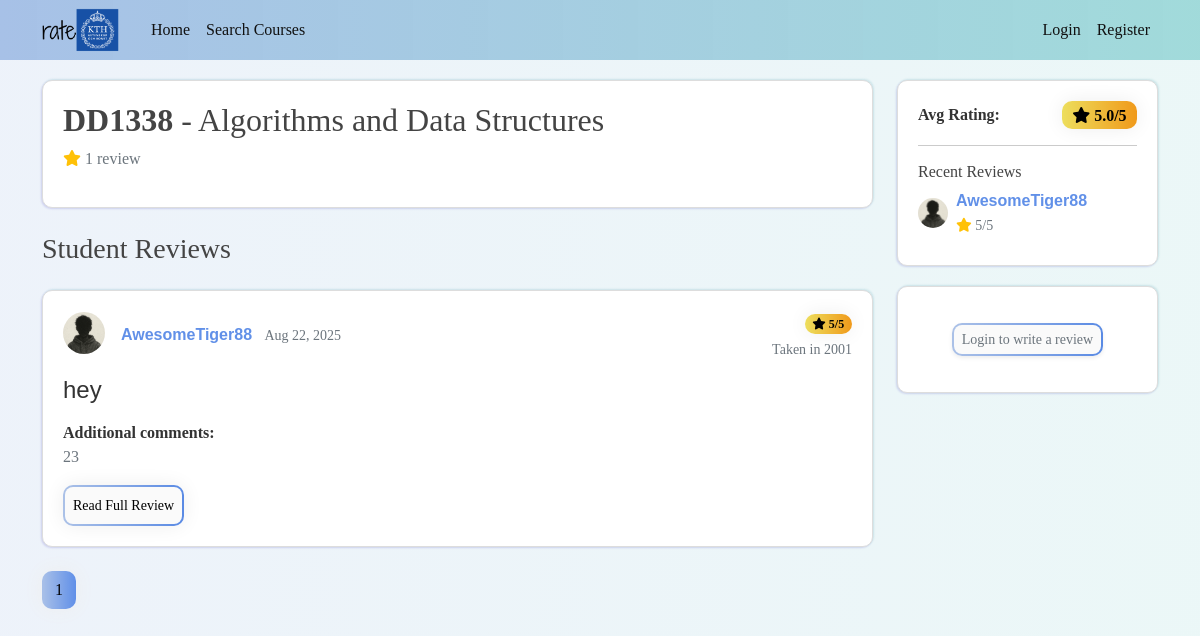
Page /courses/course/3 on the committed database.
### flasknetwork/models.py (models this page shows, shortened)
class Course(db.Model):
    id = db.Column(db.Integer, primary_key=True)
    name = db.Column(db.String(100), nullable=False, index=True)
    code = db.Column(db.String(20), unique=True, nullable=False, index=True)
    def get_average_rating(self):
        result = db.session.query(db.func.avg(Post.rating)).filter_by(course_id=self.id).scalar()
        return result if result is not None else None

class Post(db.Model):
    id = db.Column(db.Integer, primary_key=True)
    title = db.Column(db.String(100), nullable=False)
    date_posted = db.Column(db.DateTime, nullable=False, default=datetime.utcnow)
    year_taken = db.Column(db.Integer, nullable=False)  # e.g., 2023
    rating = db.Column(db.Integer, nullable=False)  # e.g., 1-5
    answer_q1 = db.Column(db.Text, nullable=True)
    answer_q2 = db.Column(db.Text, nullable=True)
    answer_q3 = db.Column(db.Text, nullable=True)
    answer_q4 = db.Column(db.Text, nullable=True)
    answer_q5 = db.Column(db.Text, nullable=True)
    answer_q6 = db.Column(db.Text, nullable=True)
    user_id = db.Column(db.Integer, db.ForeignKey('user.id'), nullable=False)
    course_id = db.Column(db.Integer, db.ForeignKey('course.id'), nullable=False)
    __table_args__ = (db.UniqueConstraint('user_id', 'course_id', name='one_review_per_course'),)
    course = db.relationship('Course', backref='reviews')

class User(db.Model, UserMixin): # the *table* name is 'user' by default, not 'User'
    id = db.Column(db.Integer, primary_key=True)
    username = db.Column(db.String(20), unique=True, nullable=False)
    email = db.Column(db.String(120), unique=True, nullable=False)
    image_file = db.Column(db.String(20), nullable=False, default='default1.png')
    password = db.Column(db.String(60), nullable=False)
    posts = db.relationship('Post', backref='author', lazy=True)
    email_verified = db.Column(db.Boolean, nullable=False, default=False)
    program_id = db.Column(db.Integer, db.ForeignKey('program.id'), nullable=False)
    program = db.relationship('Program', backref='students')

### flasknetwork/courses/routes.py (the view)
@courses.route('/course/<int:course_id>')
def course_detail(course_id):
    try:
        page = request.args.get('page', 1, type=int)
        course = Course.query.get_or_404(course_id)
        reviews = Post.query.filter_by(course=course).order_by(Post.date_posted.desc()).paginate(
            page=page, per_page=5
        )
        avg_rating = course.get_average_rating()
        auth_can_review = (
            current_user.is_authenticated and current_user.can_review(course)
        )
        auth_but_cannot_review = (
            current_user.is_authenticated and not current_user.can_review(course)
        )
        return render_template('courses/detail.html',
                             title=f'{course.code} - {course.name}',
                             course=course,
                             reviews=reviews,
                             avg_rating=avg_rating,
                             auth_can_review=auth_can_review,
                             auth_but_cannot_review=auth_but_cannot_review)
    except SQLAlchemyError as e:
        current_app.logger.error(f"Database error loading course {course_id}: {str(e)}")
        return render_template('errors/500.html'), 500

### flasknetwork/templates/courses/detail.html (shortened to what this page needs)
{% extends "layout.html" %}
{% block content %}
<div class="row">
    <div class="col-lg-9">
        <div class="content-section mb-4">
            <div class="d-flex align-items-start">
                <div class="flex-grow-1">
                    <h2 class="mb-2"><b>{{ course.code }}</b> - {{ course.name }}</h2>
                    <p class="text-muted mb-3">
                        <i class="fas fa-star text-warning"></i>
                        {% if reviews.total == 0 %}
                            No reviews yet
                        {% elif reviews.total == 1 %}
                            1 review
                        {% else %}
                            {{ reviews.total }} reviews
                        {% endif %}
                    </p>
                </div>
            </div>
        </div>
        {% if reviews.items %}
            <h3 class="mb-4">Student Reviews</h3>
            {% for review in reviews.items %}
                <article class="content-section mb-4">
                    <div class="d-flex align-items-center mb-3">
                        <img class="rounded-circle review-img me-3"
                             src="{{ url_for('static', filename='profile_pics/' + review.author.image_file) }}"
                             alt="{{ review.author.username }}'s profile picture">
                        <div class="flex-grow-1">
                            <div class="d-flex justify-content-between align-items-center">
                                <div>
                                    <a class="author-link fw-bold" href="{{ url_for('users.user_posts', username=review.author.username) }}">
                                        {{ review.author.username }}
                                    </a>
                                    <small class="text-muted d-block d-md-inline ms-0 ms-md-2">{{ review.date_posted.strftime('%b %d, %Y') }}</small>
                                </div>
                                <div class="text-end">
                                    <span class="badge gradient-anim gradient-anim--yellow">
                                        <i class="fas fa-star"></i> {{ review.rating }}/5
                                    </span>
                                    <small class="text-muted d-block mt-1">Taken in {{ review.year_taken }}</small>
                                </div>
                            </div>
                        </div>
                    </div>
                    <h4 class="mb-3">
                        <a class="review-title course-link" href="{{ url_for('posts.post', post_id=review.id) }}">
                            {{ review.title }}
                        </a>
                    </h4>
                    <div class="review-questions">
                        {% if review.answer_q2 %}
                            <div class="mb-2">
                                <strong>Additional comments:</strong>
                                <p class="text-muted mb-1">{{ review.answer_q2 }}</p>
                            </div>
                        {% endif %}
                    </div>
                    <div class="mt-3">
                        <a href="{{ url_for('posts.post', post_id=review.id) }}" class="btn btn-sm gradient-anim-outline p-2">
                            Read Full Review
                        </a>
                    </div>
                </article>
            {% endfor %}
            {% for page_num in reviews.iter_pages(left_edge=1, right_edge=1, left_current=1, right_current=1) %}
                {% if page_num %}
                    {% if reviews.page == page_num %}
                        <a class="btn gradient-anim mb-4" href="{{ url_for('courses.course_detail', course_id=course.id, page=page_num) }}">{{ page_num }}</a>
                    {% else %}
                        <a class="btn gradient-anim-outline mb-4" href="{{ url_for('courses.course_detail', course_id=course.id, page=page_num) }}">{{ page_num }}</a>
                    {% endif %}
                {% else %}
                    ...
                {% endif %}
            {% endfor %}
        {% endif %}
    </div>
    <div class="col-lg-3 d-none d-md-block">
        {% if reviews.items %}
            <div class="content-section">
                <div class="d-flex align-items-center justify-content-between mb-3">
                    <span class="fw-bold">Avg Rating: </span>
                    <span class="gradient-anim gradient-anim--yellow badge fs-6 ms-2">
                        <i class="fas fa-star"></i> {{ "%.1f"|format(avg_rating) }}/5
                    </span>
                </div>
                <hr>
                <h6 class="mt-3">Recent Reviews</h6>
                {% for review in reviews.items[:3] %}
                    <div class="d-flex align-items-center mb-2">
                        <img class="rounded-circle"
                             src="{{ url_for('static', filename='profile_pics/' + review.author.image_file) }}"
                             alt="Profile" style="width: 30px; height: 30px;">
                        <div class="ms-2 flex-grow-1">
                            <a class="d-block fw-bold author-link"
                            href="{{ url_for('users.user_posts', username=review.author.username) }}">
                            {{ review.author.username }}
                            </a>
                            <small class="text-muted">
                                <i class="fas fa-star text-warning"></i> {{ review.rating }}/5
                            </small>
                        </div>
                    </div>
                {% endfor %}
            </div>
        {% else %}
            <div class="content-section text-center">
                <p class="text-muted">No reviews available to display.</p>
            </div>
        {% endif %}
        {% if auth_can_review %}
            <div class="content-section">
                <div class="text-center">
                    <a href="{{ url_for('posts.new_post') }}?course_id={{ course.id }}" class="btn gradient-anim gradient-shadow my-2 btn-sm">
                        <i class="fas fa-edit"></i> Review this Course
                    </a>
                </div>
            </div>
        {% elif auth_but_cannot_review %}
            <div class="content-section">
                <div class="text-center">
                    <small class="text-muted">You can't review this course because it's not in your program :/</small>
                </div>
            </div>
        {% else %}
            <div class="content-section">
                <div class="text-center">
                    <a href="{{ url_for('users.login', next=request.url) }}" class="btn gradient-anim-outline btn-sm shadow-sm my-3 text-muted">
                        Login to write a review
                    </a>
                </div>
            </div>
        {% endif %}
    </div>
</div>
{% endblock content %}

### flasknetwork/static/css/main.css (style rules this page uses)
body { background: linear-gradient(to right, rgba(167, 193, 231, 0.2), rgba(156, 216, 216, 0.2)); color: #333333; margin-top: 5rem; font-family: Georgia, 'Times New Roman', Times, serif; }
h1, h2, h3, h4, h5, h6 { color: #444444; }
.content-section { background: #ffffff; padding: 20px 20px; border: 1px solid #dddddd; border-radius: 10px; margin-bottom: 20px; box-shadow: -1px 1px 2px 0 rgba(32, 18, 183, 0.15), 1px -1px 2px 0 rgba(30, 132, 157, 0.15); }
a.review-title, a.author-link { text-decoration: none; }
a.author-link { color:#6190e8; font-family: 'Franklin Gothic Medium', 'Arial Narrow', Arial, sans-serif; transition: color 0.2s ease-in-out; }
.review-title { color: #333333; word-wrap: break-word; word-break: break-word; hyphens: auto; font-family: 'Franklin Gothic Medium', 'Arial Narrow', Arial, sans-serif; }
.review-questions p { white-space: pre-line; }
.review-img { height: 42px; width: 42px; margin-right: 6px; margin-bottom: 4px; vertical-align: middle; }
.gradient-anim { background: linear-gradient(to right, #a7bfe8 0%, #6190e8 51%, #a7bfe8 100%); box-shadow: 0 0 20px #eee; text-align: center; border-radius: 10px; background-size: 200% auto; background-position: left center; transition: background-position 0.5s ease; color: #000000; }
.gradient-anim-outline { display: inline-block; border: 2px solid transparent; border-radius: 10px; background: linear-gradient(var(--bs-body-bg, #fafafa), var(--bs-body-bg, #fafafa)) padding-box, linear-gradient(to right, #abc1e7 0%, #5889e4 51%, #abc1e7 100%) border-box; background-size: auto, 200% auto; background-position: left center; transition: background-position 0.5s ease; color: #000000; text-align: center; box-shadow: 0 0 20px #eee; }
.gradient-anim--yellow { background-image: linear-gradient(to right, #EDDE5D 0%, #F09819 51%, #EDDE5D 100%); box-shadow: 0 0 20px #eee; }
.course-link { display: inline-block; text-decoration: none; transition: transform 0.2s ease-in-out, color 0.2s ease-in-out; }

### rows in the picture
Course: code "DD1338", name "Algorithms and Data Structures"
Post: image_file (placeholder picture), author.username "AwesomeTiger88", date_posted "Aug 22, 2025", rating "5", year_taken "2001", title "hey", answer_q2 "23"

### other values in the picture
{{ page_num }} "1"
{{ "%.1f"|format(avg_rating) }} "5.0"
